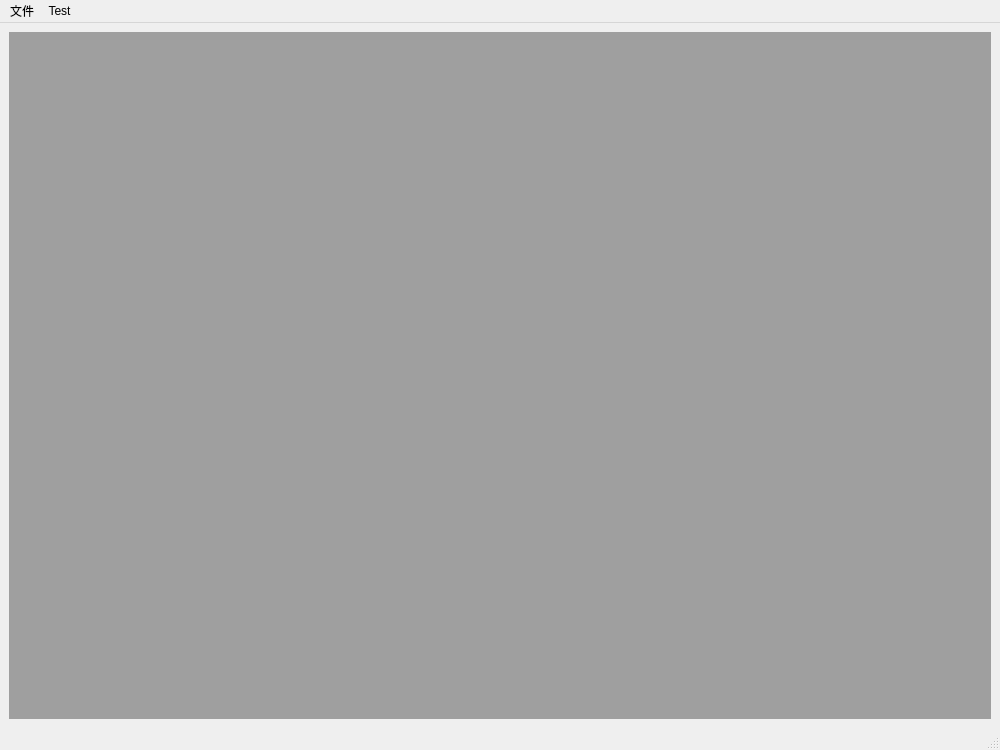
<?xml version="1.0" encoding="UTF-8"?>
<ui version="4.0">
 <class>MainWindow</class>
 <widget class="QMainWindow" name="MainWindow">
  <property name="geometry">
   <rect>
    <x>0</x>
    <y>0</y>
    <width>1000</width>
    <height>750</height>
   </rect>
  </property>
  <property name="windowTitle">
   <string>MainWindow</string>
  </property>
  <widget class="QWidget" name="centralwidget">
   <layout class="QGridLayout" name="gridLayout">
    <item row="0" column="0">
     <widget class="QMdiArea" name="mdiArea">
      <property name="sizePolicy">
       <sizepolicy hsizetype="Preferred" vsizetype="Preferred">
        <horstretch>0</horstretch>
        <verstretch>0</verstretch>
       </sizepolicy>
      </property>
      <property name="viewMode">
       <enum>QMdiArea::TabbedView</enum>
      </property>
      <property name="tabsClosable">
       <bool>true</bool>
      </property>
      <property name="tabsMovable">
       <bool>true</bool>
      </property>
     </widget>
    </item>
   </layout>
  </widget>
  <widget class="QMenuBar" name="menubar">
   <property name="geometry">
    <rect>
     <x>0</x>
     <y>0</y>
     <width>1000</width>
     <height>18</height>
    </rect>
   </property>
   <widget class="QMenu" name="menutest">
    <property name="title">
     <string>文件</string>
    </property>
    <addaction name="qAction_RawImageEditor"/>
    <addaction name="qAction_clear_cache"/>
   </widget>
   <widget class="QMenu" name="menuTest">
    <property name="title">
     <string>Test</string>
    </property>
    <addaction name="qAction_DebugMK"/>
   </widget>
   <addaction name="menutest"/>
   <addaction name="menuTest"/>
  </widget>
  <widget class="QStatusBar" name="statusbar"/>
  <action name="qAction_RawImageEditor">
   <property name="text">
    <string>raw分析工具</string>
   </property>
  </action>
  <action name="qAction_clear_cache">
   <property name="text">
    <string>清理缓存</string>
   </property>
  </action>
  <action name="qAction_DebugMK">
   <property name="text">
    <string>Debug</string>
   </property>
  </action>
 </widget>
 <resources/>
 <connections/>
</ui>
